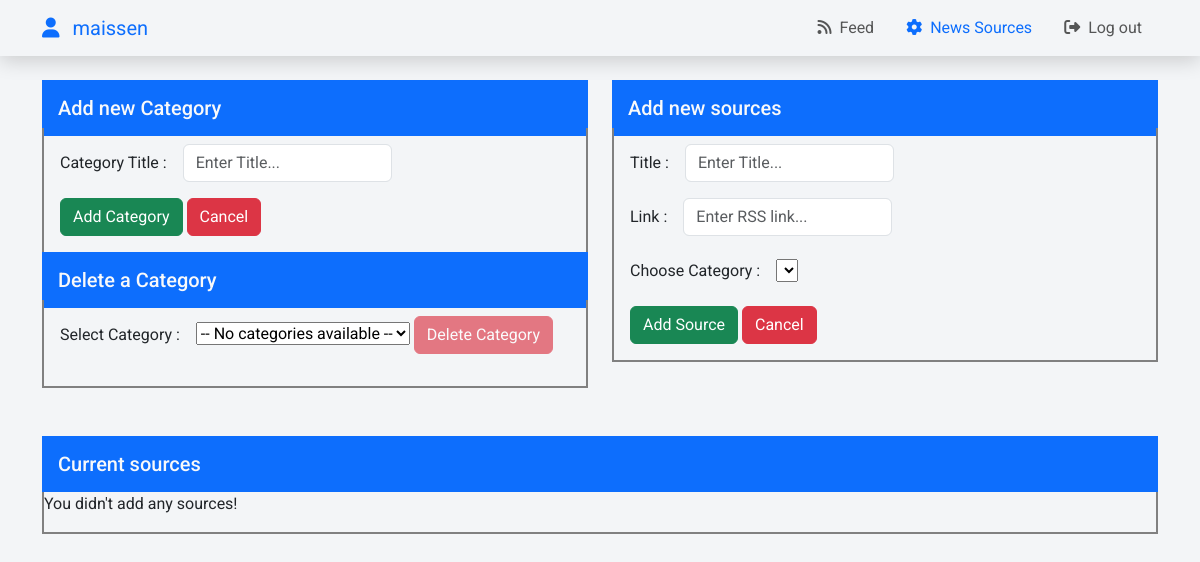
The page /sources/ (signed in) on the database as committed earlier.
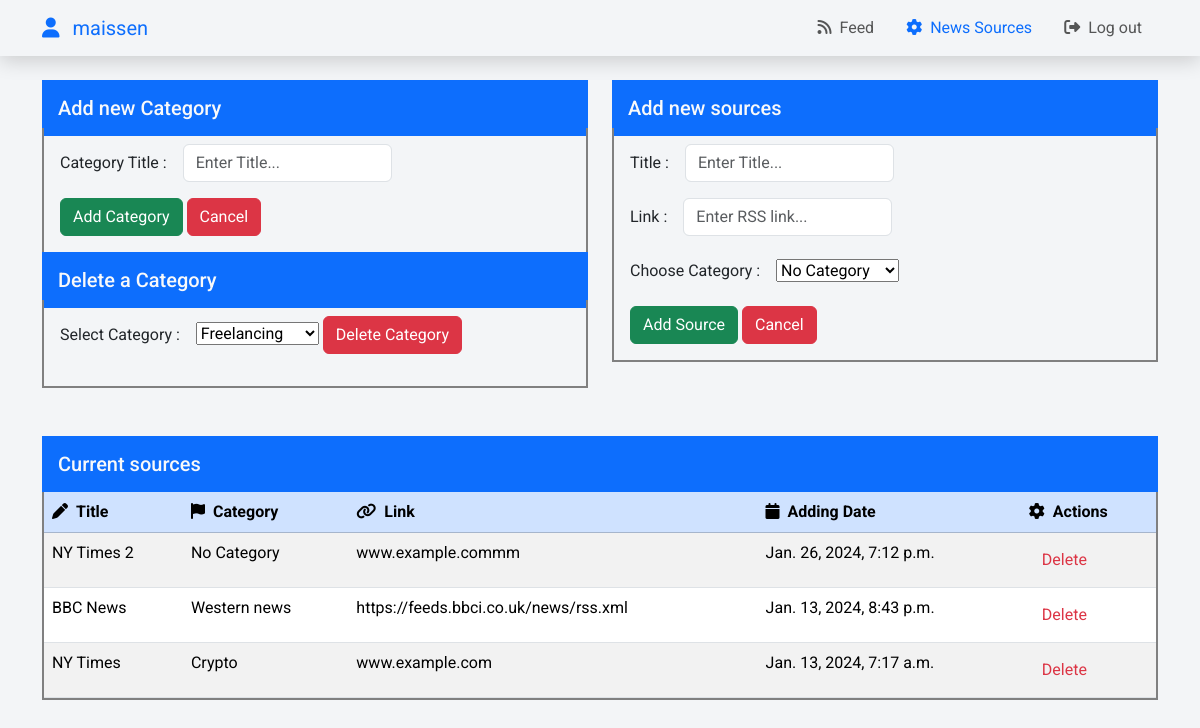
The same page on the database as committed later.
### news_feed/models.py (models this page shows, shortened)
class NewsSource(models.Model):
    title = models.CharField(max_length=255, default='Untitled')
    url = models.URLField()
    category = models.ForeignKey(SourceCategory, on_delete=models.CASCADE, null=True)
    adding_date = models.DateTimeField(auto_now_add=True)
    class Meta:
        ordering = ['-adding_date']

class SourceCategory(models.Model):
    title = models.CharField(max_length=255)
    user = models.ForeignKey(User, on_delete=models.CASCADE, null=True)
    adding_date = models.DateTimeField(auto_now_add=True)
    class Meta:
        ordering = ['-adding_date']
        unique_together = ['title', 'user']  # Ensure unique titles per user
    def __str__(self):
        return self.title

### news_feed/views.py (the view)
# urls.py: path('sources/', news_sources, name='news_sources'),
@login_required
def news_sources(request):
    user_categories = SourceCategory.objects.filter(user=request.user)
    user_sources = NewsSource.objects.filter(category__user=request.user)
    context = {'categories': user_categories, 'links': user_sources}
    return render(request, 'news_feed/news_sources.html', context)

### news_feed/templates/news_feed/news_sources.html (shortened to what the changed rows need)
{% extends 'base.html' %}
{% block content %}
    <div class="container">
        <div class="row my-4">
            <div class="col-12 col-lg-6 mb-4">
                <div style="border: 2px solid gray; border-top: 0;" class="p-3 pt-0">
                    <div>
                        <div class="row g-3 mb-3 d-flex">
                            <div class="col-auto">
                                {% if categories|length > 1 %}
                                    <form action="{% url 'delete_category' %}" method="POST">
                                        <select name="category_for_deletion" id="category_for_deletion">
                                            {% for category in categories %}
                                                {% if not category.title == "No Category" %}
                                                    <option value="{{category.id}}">{{category}}</option>
                                                {% endif %}
                                            {% endfor %}
                                        </select>
                                        <button class="btn btn-danger" type="submit">Delete Category</button>
                                    </form>
                                    {% else %}
                                    <select id="category_for_deletion">
                                        <option value="empty">-- No categories available --</option>
                                    </select>
                                        <button class="btn btn-danger" disabled>Delete Category</button>
                                {% endif %}
                            </div>
                        </div>
                    </div>
                </div>
            </div>
            <div class="col-12 col-lg-6 mb-4">
                <form action="{% url 'add_source' %}" method="POST" style="border: 2px solid gray; border-top: 0;" class="p-3 pt-0">
                    <div>
                        <div class="row g-3 align-items-center">
                            <div class="col-auto">
                                <select name="source_category" id="source_category">
                                    {% if categories %}
                                        {% for category in categories %}
                                            <option value="{{category.id}}">{{category.title}}</option>
                                        {% endfor %}
                                    {% endif %}
                                </select>
                            </div>
                        </div>
                    </div>
                </form>
            </div>
        </div>
        <div class="row my-4">
            <div class="col-12">
                <div style="border: 2px solid gray; border-top: 0;" class="pt-0">
                    {% if not links %}
                        <p>You didn't add any sources!</p>
                        {% else %}
                            <table class="table table-striped" style="margin-bottom: 0;">
                                <thead>
                                    <tr class="table-primary">
                                        <th scope="col"><i class="fa-solid fa-pen me-2"></i>Title</th>
                                        <th scope="col"><i class="fa-solid fa-flag me-2"></i>Category</th>
                                        <th scope="col"><i class="fa-solid fa-link me-2"></i>Link</th>
                                        <th scope="col"><i class="fa-solid fa-calendar me-2"></i>Adding Date</th>
                                        <th scope="col"><i class="fa-solid fa-gear me-2"></i>Actions</th>
                                    </tr>
                                </thead>
                                <tbody>
                                    {% for source in links %}
                                        <tr>
                                            <td>{{source.title}}</td>
                                            <td>{{source.category.title}}</td>
                                            <td>{{source.url}}</td>
                                            <td>{{source.adding_date}}</td>
                                            <td>
                                                <form action="{% url 'delete_source' source.id %}" method="POST">
                                                    <button type='submit' class="btn text-danger">Delete</button>
                                                </form>
                                            </td>
                                        </tr>
                                    {% endfor %}
                                </tbody>
                            </table>
                    {% endif %}
                </div>
            </div>
        </div>
    </div>
{% endblock %}

Rows that differ between the two databases and show on the page:
added NewsSource: title "NY Times 2", category "No Category", url "www.example.commm", adding_date "Jan. 26, 2024, 7:12 p.m."
added NewsSource: title "BBC News", category "Western news", url "https://feeds.bbci.co.uk/news/rss.xml", adding_date "Jan. 13, 2024, 8:43 p.m."
now on this page (row unchanged): NewsSource: title "NY Times", category "Crypto", url "www.example.com", adding_date "Jan. 13, 2024, 7:17 a.m."
Other text that changed with them:
form field category_for_deletion: (not shown) → "Freelancing"
form field source_category: (not shown) → "No Category"
form field value: "-- No categories available --" → (not shown)
text no longer shown: "You didn't add any sources!"
text now shown: "Title Category Link Adding Date Actions"
